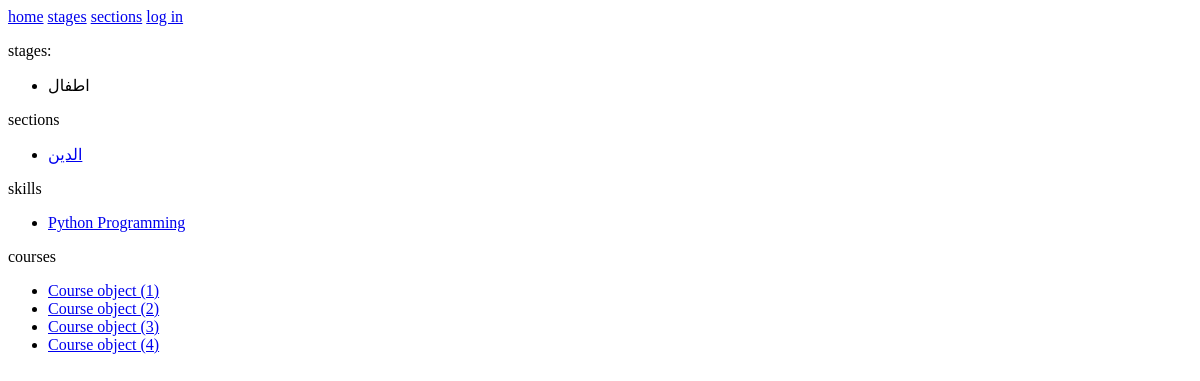
/, run on an earlier commit of the app's database.
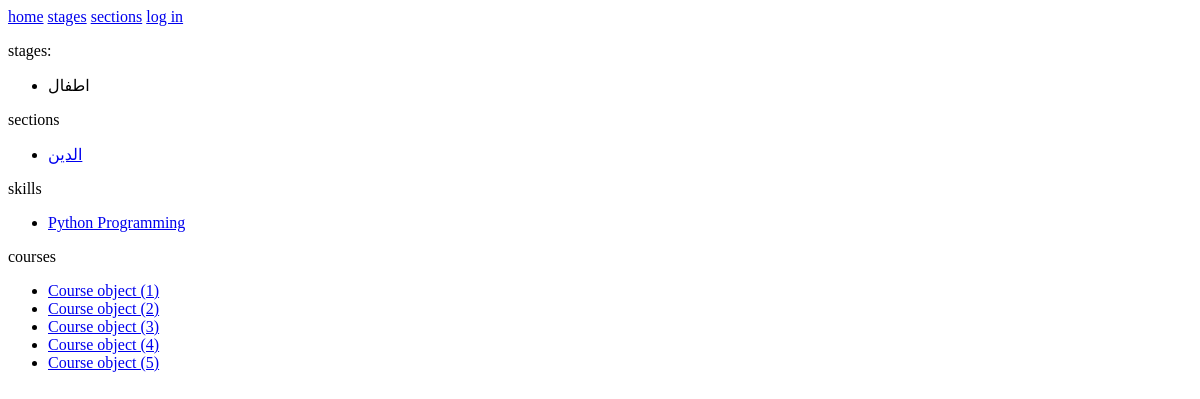
And on a later commit of the database.
### coursation/models.py (models this page shows, shortened)
class Stage(models.Model):
    age_start = models.PositiveSmallIntegerField(choices=age_choises())
    age_end = models.PositiveSmallIntegerField(choices=age_choises())
    name = models.CharField(max_length=20)
    def __str__(self) -> str:
        return self.name

class Section(models.Model):
    name = models.CharField(max_length=20)
    def __str__(self) -> str:
        return self.name

class Skills(models.Model):
    name = models.CharField(max_length=20)
    def __str__(self) -> str:
        return self.name

class Course(models.Model):
    name = models.CharField(max_length=20)
    start_date = models.DateField()
    units = models.CharField(max_length=2)
    stage = models.ForeignKey(to='Stage', on_delete=models.PROTECT)
    skill = models.ManyToManyField(to='Skills')
    duration = models.CharField(max_length=20)
    teacher = models.ForeignKey(to='Techer', on_delete=models.PROTECT, null=True)
    student = models.ManyToManyField(to='Student', null=True)
    about = models.TextField()
    cirtification = models.FileField(upload_to=certificate_upload_path, null=True)
    create_date = models.DateField(auto_now_add=True)
    review = models.IntegerField(default=0,choices=[(1,1),(2,2),(3,3),(4,4),(5,5)], null=True)

### coursation/views.py (the view)
# urls.py: path('', views.index, name='index'),
def index(request):
    if request.user.is_authenticated:
        try:
            if request.user.techer in Techer.objects.all():
                return render(request, 'teacher.html')
        except ObjectDoesNotExist:
            try:
                if request.user.student in Student.objects.all():
                    return render(request, 'student.html')
            except ObjectDoesNotExist:
                return render(request, 'index.html')
    else:
        stage_list = Stage.objects.all()
        sections = Section.objects.all()
        skills = Skills.objects.all()
        courses = Course.objects.all()
        return render(request, 'index.html', {
            'stage_list':stage_list,
            'sections':sections,
            'skills':skills,
            'courses':courses
        })

### coursation/templates/index.html (shortened to what this page needs)
{% extends 'layout.html' %}
{% block body %}
     {% if stage_list %}
          <p>stages:</p>
          <ul>
               {% for stage in stage_list %}
                    <li>{{stage}}</li>
               {% endfor %}
          </ul>
     {% endif %}
     {% if sections %}
          <p>sections</p>
          <ul>
               {% for section in sections %}
               <li><a href="{% url 'section_details' section.id %}">{{ section }}</a></li>
               {% endfor %}
          </ul>
     {% endif %}
     {% if skills %}
          <p>skills</p>
          <ul>
               {% for skill in skills %}
               <li><a href="#">{{ skill }}</a></li>
               {% endfor %}
          </ul>
     {% endif %}
     {% if courses %}
          <p>courses</p>
          <ul>
               {% for course in courses %}
               <li><a href="{% url 'course_detail' course.id %}">{{ course }}</a></li>
               {% endfor %}
          </ul>
     {% endif %}
{% endblock %}

What changed in the data, as far as the page shows it:
added Course: id "Course object (5)"
